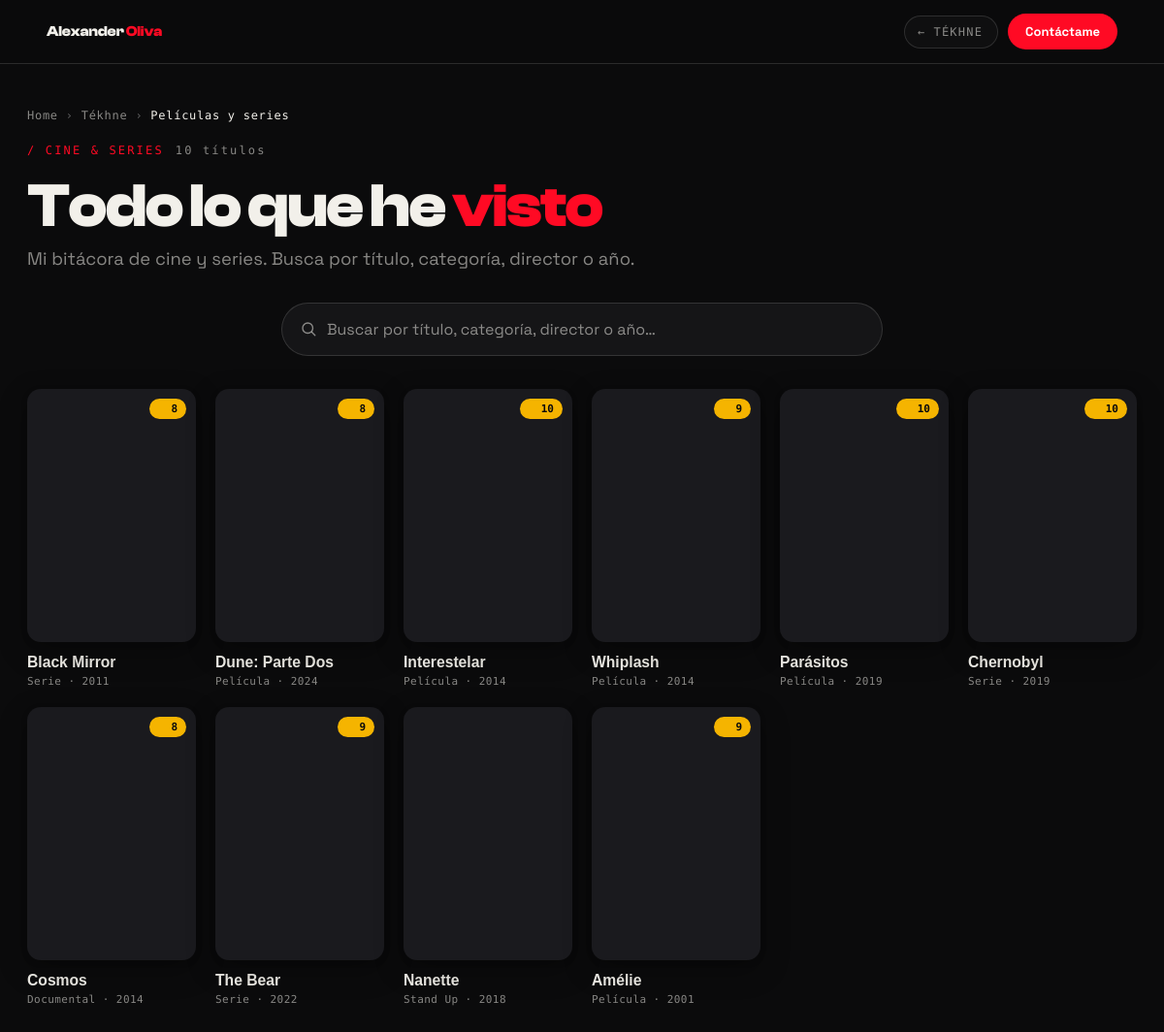
/tekhne/peliculas, run on the app's committed database.
### tables this page shows
CREATE TABLE peliculas_series (
    id          INT AUTO_INCREMENT PRIMARY KEY,
    categoria   VARCHAR(60)  NULL,
    titulo      VARCHAR(160) NOT NULL,
    autor       VARCHAR(120) NULL,
    anio        INT          NULL,
    duracion    INT          NULL,
    nota        DECIMAL(3,1) NOT NULL,
    fecha_vista DATE         NULL,
    poster      VARCHAR(160) NULL,
    comentario  TEXT         NULL,
    creado      TIMESTAMP    DEFAULT CURRENT_TIMESTAMP
);

### Router.php (called while the page is built, shortened)
<?php
class Router
{
    public function render($view, $datos = [], $layout = 'layout')
    {
        include_once __DIR__ . "/views/$view.php";
    }
}

### controllers/PortfolioController.php (called while the page is built, shortened)
<?php
class PortfolioController
{
    public static function peliculas(Router $router)
    {
        $router->render('pelicula/lista', [
            'titulo' => 'Películas y series - Tékhne · Alexander Oliva',
            'metaDescripcion' => 'Todo lo que he visto: cine y series calificadas por Alexander Oliva, con buscador.',
            'canonical' => 'https://alexanderoliva.com/tekhne/peliculas',
            'peliculas' => Pelicula::ordenadas(),
        ], 'portfolio-layout');
    }
}

### models/ActiveRecord.php (called while the page is built, shortened)
<?php
class ActiveRecord {
    protected static $db;
    public static function setDB($database) {
        self::$db = $database;
    }
    public static function consultarSQL($query) {
        $resultado = self::$db->query($query);
        $array = [];
        while($registro = $resultado->fetch_assoc()) {
            $array[] = static::crearObjeto($registro);
        }
        return $array;
    }
    protected static function crearObjeto($registro) {
        $objeto = new static;
        foreach($registro as $key => $value ) {
            if(property_exists( $objeto, $key  )) {
                $objeto->$key = $value;
            }
        }
        return $objeto;
    }
}

### models/Pelicula.php (called while the page is built, shortened)
<?php
class Pelicula extends ActiveRecord {
    protected static $tabla = 'peliculas_series';
    public static function ordenadas() {
        return self::consultarSQL("SELECT * FROM " . static::$tabla . " ORDER BY fecha_vista DESC, id DESC");
    }
}

### views/pelicula/lista.php (the view, shortened to what this page needs)
<link rel="stylesheet" href="/build/css/paginas.css">
<div id="ao-app" data-theme="dark">
<div data-barba-namespace="peliculas-lista">
    <header class="pg-top">
        <a href="/" class="brand">Alexander <span>Oliva</span></a>
        <div class="pg-actions">
            <a class="pg-back" href="/tekhne">Tékhne</a>
            <a class="pg-wa" href="<?php echo waLink('Hola Alexander, quiero platicar contigo.'); ?>" target="_blank" rel="noopener">Contáctame</a>
        </div>
    </header>
    <main class="pg pg--wide">
        <nav class="pg-crumb" data-anim aria-label="Ruta de navegación">
            <a href="/">Home</a><span>›</span>
            <a href="/tekhne">Tékhne</a><span>›</span>
            <span class="cur">Películas y series</span>
        </nav>
        <div class="pg-kicker" data-anim><span class="acc">/ CINE &amp; SERIES</span><span><?php echo count($peliculas); ?> títulos</span></div>
        <h1 class="pg-title" data-anim>Todo lo que he <em>visto</em></h1>
        <p class="pg-lead" data-anim>Mi bitácora de cine y series. Busca por título, categoría, director o año.</p>
        <div class="tk-search" data-anim>
            <label class="tk-search-box">
                <svg class="tk-search-ic" viewBox="0 0 24 24" fill="none" stroke="currentColor" stroke-width="1.8" stroke-linecap="round" stroke-linejoin="round"><circle cx="11" cy="11" r="7"/><path d="M21 21l-4.3-4.3"/></svg>
                <input type="search" id="pel-search" placeholder="Buscar por título, categoría, director o año…" autocomplete="off" aria-label="Buscar títulos">
            </label>
        </div>
        <div class="rec-grid" id="pel-grid">
            <?php foreach ($peliculas as $p) : $n = (float) $p->nota; $tiene = !empty(trim((string) $p->comentario)); ?>
                <a class="sel-card" href="/tekhne/pelicula/<?php echo generarSlug($p->titulo); ?>" data-anim title="<?php echo s($p->titulo); ?>"
                   data-search="<?php echo s($p->titulo . ' ' . $p->categoria . ' ' . $p->autor . ' ' . $p->anio); ?>">
                    <div class="sel-poster">
                        <?php if (!empty($p->poster)) : ?>
                            <img src="/build/img/peliculas/<?php echo s($p->poster); ?>" alt="<?php echo s($p->titulo); ?>" loading="lazy">
                        <?php else : ?>
                            <div class="sel-ph"><?php echo icono('film'); ?></div>
                        <?php endif; ?>
                        <?php if ($tiene && $n > 0) : ?><span class="sel-badge"><?php echo icono('estrella'); ?><?php echo number_format($n, 0); ?></span><?php endif; ?>
                    </div>
                    <h3 class="sel-name"><?php echo s($p->titulo); ?></h3>
                    <p class="sel-meta"><?php echo s($p->categoria); ?><?php echo $p->anio ? ' · ' . s($p->anio) : ''; ?></p>
                </a>
            <?php endforeach; ?>
        </div>
    </main>
</div>
</div>

### includes/funciones.php (shortened to what this page needs)
<?php
function s($html = '') : string {
    return htmlspecialchars($html ?? '');
}
function waLink(string $mensaje = '') : string {
    $base = 'https://wa.me/525637185620';
    return $mensaje !== '' ? $base . '?text=' . rawurlencode($mensaje) : $base;
}
function generarSlug(string $texto) : string {
    $texto = strtolower(trim($texto));
    $texto = strtr($texto, ['á'=>'a','é'=>'e','í'=>'i','ó'=>'o','ú'=>'u','ñ'=>'n','ü'=>'u']);
    $texto = preg_replace('/[^a-z0-9]+/', '-', $texto);
    return trim($texto, '-') ?: 'articulo';
}
function icono(string $n) : string {
    $inner = $p[$n] ?? '';
    return '<svg class="ico" viewBox="0 0 24 24" fill="none" stroke="currentColor" stroke-width="1.9" stroke-linecap="round" stroke-linejoin="round">' . $inner . '</svg>';
}

### public/build/css/portfolio.css (style rules this page uses)
* { box-sizing:border-box }
html,body { margin:0;padding:0 }
body { background:#0b0b0c }
#ao-app[data-theme=dark] { --bg: #0b0b0c;--fg: #f2f0ea;--muted: rgba(242, 240, 234, .54);--line: rgba(242, 240, 234, .14);--surface: #151517;--accent: #ff0a24;--accent-fg: #ffffff;--chip: #f4f1ea;--chip-fg: #141210;--inv-bg: #f4f1ea;--inv-fg: #151311;--inv-muted: rgba(21, 19, 17, .6);--inv-line: rgba(21, 19, 17, .16);--sh-sm: 0 1px 2px rgba(0, 0, 0, .20), 0 4px 12px rgba(0, 0, 0, .22);--sh-md: 0 2px 6px rgba(0, 0, 0, .18), 0 10px 30px rgba(0, 0, 0, .30);--sh-lg: 0 4px 14px rgba(0, 0, 0, .20), 0 18px 50px rgba(0, 0, 0, .36);--sh-xl: 0 6px 22px rgba(0, 0, 0, .24), 0 30px 74px rgba(0, 0, 0, .44) }

### data on the page
peliculas_series: n "8", titulo "Black Mirror", categoria "Serie", anio "2011"
peliculas_series: n "8", titulo "Dune: Parte Dos", categoria "Película", anio "2024"
peliculas_series: n "10", titulo "Interestelar", categoria "Película", anio "2014"
peliculas_series: n "9", titulo "Whiplash", categoria "Película", anio "2014"
peliculas_series: n "10", titulo "Parásitos", categoria "Película", anio "2019"
peliculas_series: n "10", titulo "Chernobyl", categoria "Serie", anio "2019"
peliculas_series: n "8", titulo "Cosmos", categoria "Documental", anio "2014"
peliculas_series: n "9", titulo "The Bear", categoria "Serie", anio "2022"
peliculas_series: titulo "Nanette", categoria "Stand Up", anio "2018"
peliculas_series: n "9", titulo "Amélie", categoria "Película", anio "2001"

### other printed values
count($peliculas) "10"
